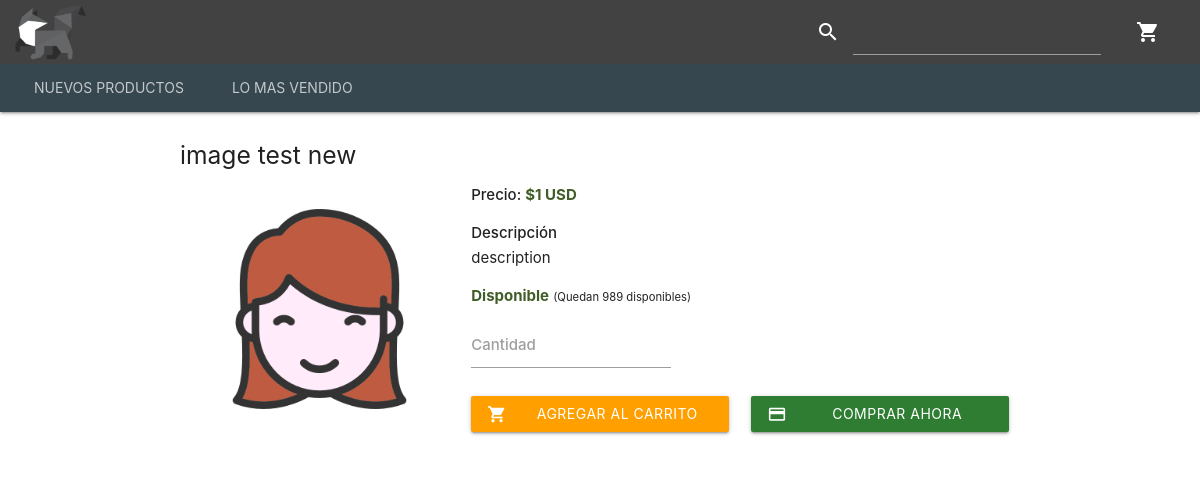
Page /client/product.php?i=2 on the committed database.
### tables this page shows
CREATE TABLE `products` (
  `product_id` int(11) NOT NULL,
  `product_name` varchar(255) DEFAULT NULL,
  `product_description` text DEFAULT NULL,
  `product_price` float NOT NULL,
  `product_currency_code_id` int(11) NOT NULL,
  `product_image` varchar(255) NOT NULL DEFAULT 'uploads/products/noimage.png',
  `product_category` int(11) NOT NULL,
  `product_qty` float NOT NULL,
  `product_active` int(1) NOT NULL DEFAULT 1
);

### client/product.php (the view)
<?php
    include_once "includes/header.php";
    include_once "includes/navbar.php";
    $product_id = $_GET['i'];
?>
<div class="container">
    <?php
        $query_products = "SELECT * FROM products WHERE product_id = $product_id";
        $result_products = $connection->query($query_products);
        if($result_products)
        {
            if($result_products->num_rows == 1)
            {
                while($row_products = $result_products->fetch_assoc())
                {
                    ?>
                    <h5 class="product-title"><?php echo $row_products['product_name'] ?></h5>
                    <div class="row">
                        <div class="col sm12 m12 l4">
                            <div class="carousel">
                                <a class="carousel-item" id="first-image"><img src="<?php echo "../app/".$row_products['product_image'] ?>"></a>
                            </div>
                        </div>
                        <div class="col sm12 m12 l8">
                            <strong>Precio: <p class="price" data-price="<?php echo $row_products['product_price'] ?>">$<?php echo $row_products['product_price'] ?> USD</p></strong>
                            <p class="bm-1"><strong>Descripción</strong></p>
                            <p class="tm-1"><?php echo $row_products['product_description'] ?></p>
                            <?php if($row_products['product_qty'] > 0 && $row_products['product_active'] == 1)
                                  {
                                      echo '<p class="available">Disponible</p>  <small>(Quedan '.$row_products["product_qty"].' disponibles)</small>';
                                  }
                                  else
                                  {
                                      echo '<p class="no-available">No disponible</p>';
                                  }
                            ?>
                            <br>
                            <div class="input-field">
                                <input id="quantity" type="number" min="1" max="<?php echo $row_products['product_qty']?>" onchange="verificarCantidad(this)" style="max-width: 200px;">
                                <label for="quantitiy">Cantidad</label>
                            </div>
                            <div class="row tm-5">
                                <div class="col sm12 l6">
                                    <a data-id="<?php echo $product_id ?>" class="waves-effect waves-light btn amber darken-2 add_item tm-2" style="display: block"><i class="material-icons left">shopping_cart</i> Agregar al carrito</a>
                                </div>
                                <div class="col sm12 l6">
                                    <a data-id="<?php echo $product_id ?>" href="shopping_cart.php" class="waves-effect waves-light btn green darken-3 buy_now tm-2" style="display: block"><i class="material-icons left">credit_card</i> Comprar ahora</a>
                                </div>
                            </div>
                        </div>
                    </div>
                    <?php
                }
            }
        }
    ?>
</div>
<?php
    include_once "includes/footer.php";
?>

### client/assets/css/style.css (style rules this page uses)
.bm-1 { margin-bottom: 3px!important; }
.tm-1 { margin-top: 3px!important; }
.tm-2 { margin-top: 5px!important; }
.tm-5 { margin-top: 15px!important; }
.carousel { height: 250px; }
.product-title { margin: 25px auto 15px; }
.price, .available { color: #405d27; font-weight: bold; display: inline; }
.input-field label { font-weight: 500; }

### rows in the picture
products: product_name "image test new", product_image (picture), product_price "1", product_description "description", product_qty "989"
